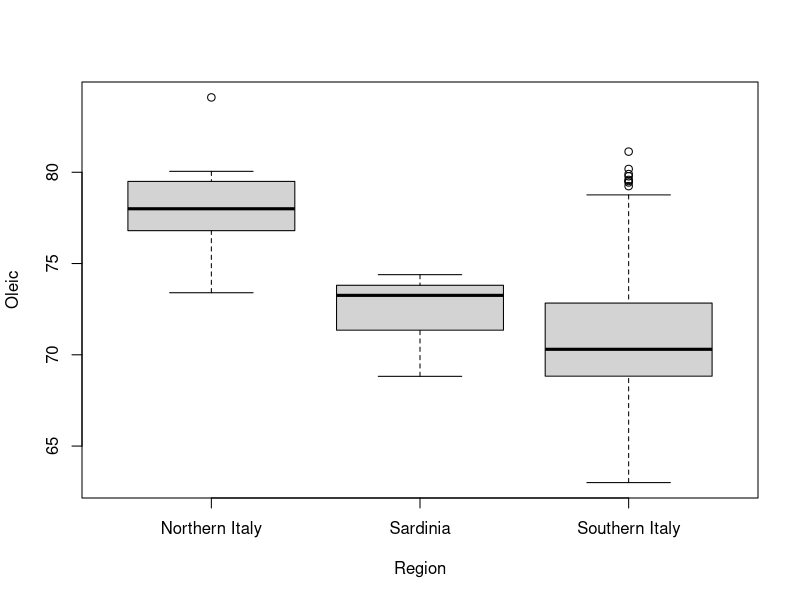
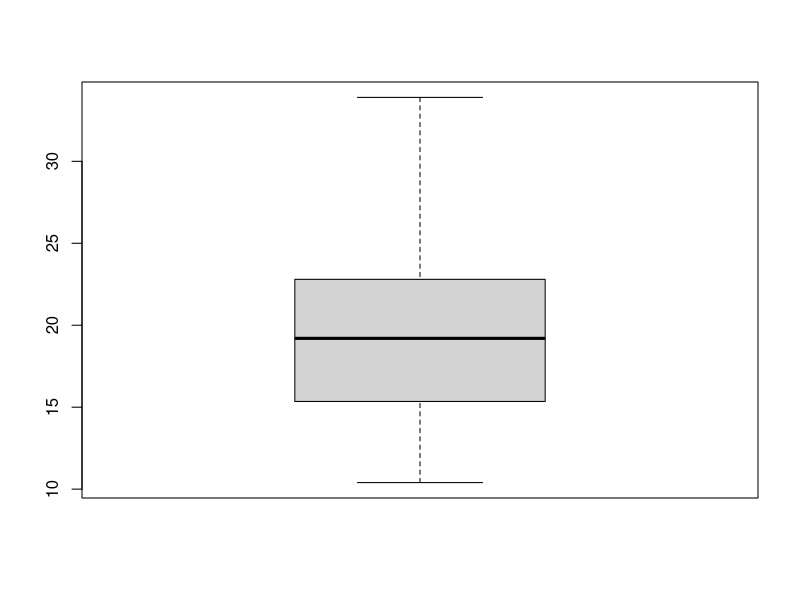
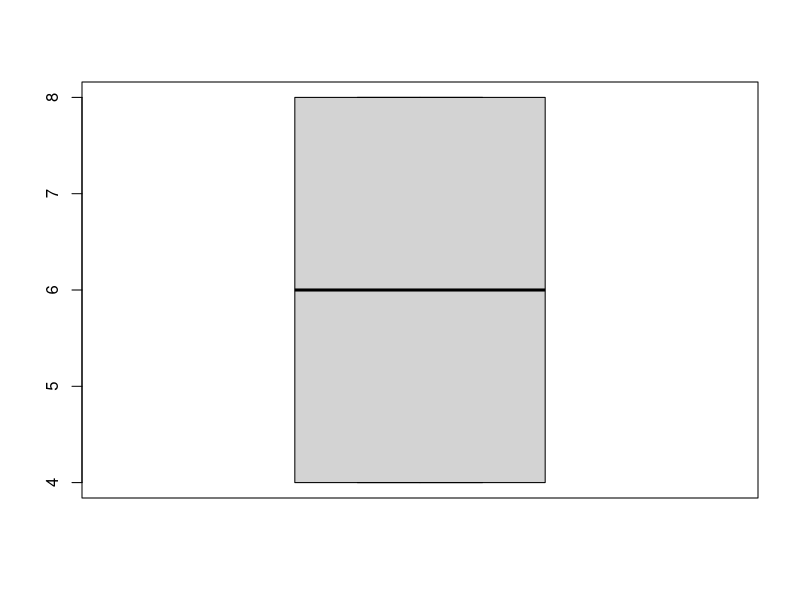
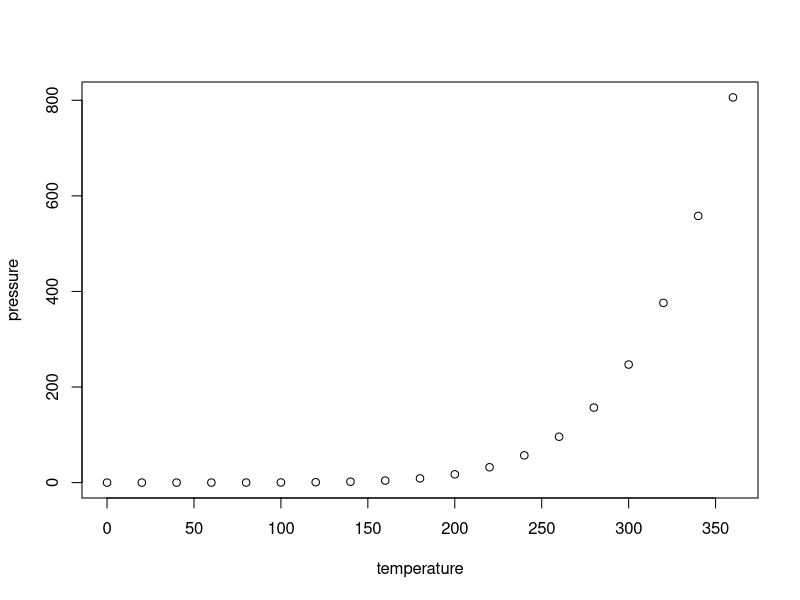

R code for these plots, in order:
## ---- chunk 1
knitr::opts_chunk$set(echo = TRUE)
## ---- chunk 2
packages = c("dslabs", "MASS", "scatterplot3d", "car")
## Se cargan o se instalan y cargan
package.check <- lapply(
  packages,
  FUN = function(x) {
    if (!require(x, character.only = TRUE)) {
      install.packages(x, dependencies = TRUE)
      library(x, character.only = TRUE)
    }
  }
)
## ---- chunk 3
boxplot(olive$oleic ~ olive$region, xlab='Region', ylab='Oleic')
## ---- chunk 4
#instalar libreria para la moda si no está instalada:
if(!require("modeest")){
    install.packages("modeest")
    library(modeest)
}
a<-mtcars
medias<-c()
modas<-list()
medianas<-c()
desviaciones<-c()
for (i in seq_along(a)){
  #Se puede mejorar esta parte
  media<-mean(a[[i]])
  medias<-c(medias,media)
  modas[[i]]<-mlv(a[[i]],method = "mfv")
  mediana<-median(a[[i]])
  medianas<-c(medianas,mediana)
  desviaciones<-c(desviaciones,sd(a[[i]]))
}

medianas
medias
desviaciones
modas

## ---- chunk 5
boxplot(a$mpg)
boxplot(a$cyl)

## ---- chunk 6
summary(cars)
## ---- chunk 7
plot(pressure)
